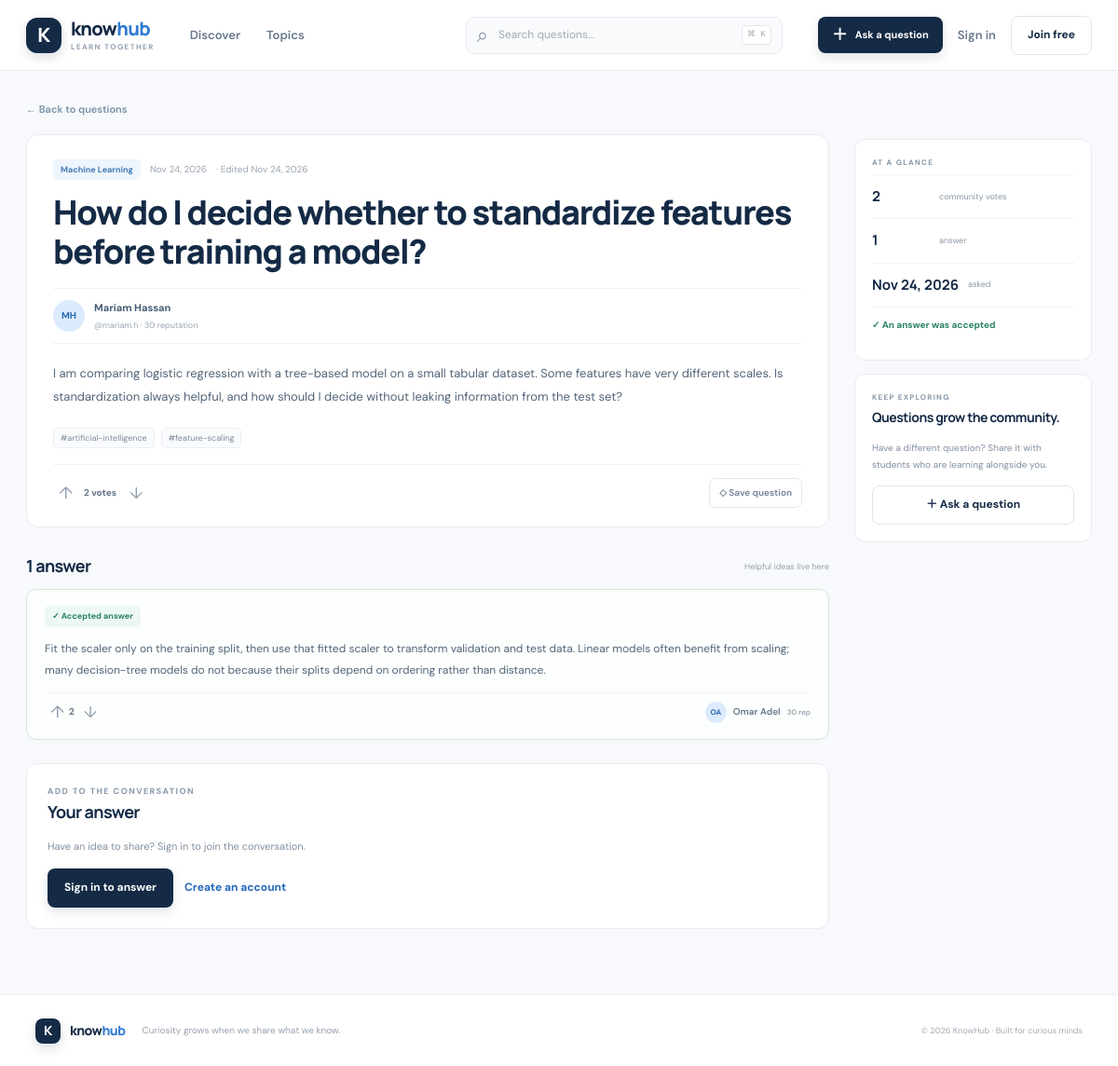
The page /index.php?page=question&id=1 on the database its author committed.
### tables this page shows
CREATE TABLE questions (
  id BIGINT UNSIGNED AUTO_INCREMENT PRIMARY KEY,
  user_id BIGINT UNSIGNED NOT NULL,
  category_id BIGINT UNSIGNED NOT NULL,
  title VARCHAR(180) NOT NULL,
  body TEXT NOT NULL,
  accepted_answer_id BIGINT UNSIGNED NULL,
  created_at TIMESTAMP NOT NULL DEFAULT CURRENT_TIMESTAMP,
  updated_at TIMESTAMP NOT NULL DEFAULT CURRENT_TIMESTAMP ON UPDATE CURRENT_TIMESTAMP,
  CONSTRAINT fk_questions_user FOREIGN KEY(user_id) REFERENCES users(id) ON DELETE CASCADE,
  CONSTRAINT fk_questions_category FOREIGN KEY(category_id) REFERENCES categories(id) ON DELETE RESTRICT,
  INDEX idx_questions_feed (created_at, id),
  INDEX idx_questions_category (category_id, created_at),
  FULLTEXT INDEX ft_questions (title, body)
);

CREATE TABLE categories (
  id BIGINT UNSIGNED AUTO_INCREMENT PRIMARY KEY,
  name VARCHAR(80) NOT NULL UNIQUE,
  slug VARCHAR(100) NOT NULL UNIQUE,
  description VARCHAR(240) NOT NULL,
  created_at TIMESTAMP NOT NULL DEFAULT CURRENT_TIMESTAMP
);

CREATE TABLE users (
  id BIGINT UNSIGNED AUTO_INCREMENT PRIMARY KEY,
  full_name VARCHAR(100) NOT NULL,
  username VARCHAR(30) NOT NULL UNIQUE,
  email VARCHAR(190) NOT NULL UNIQUE,
  password_hash VARCHAR(255) NOT NULL,
  bio VARCHAR(500) NOT NULL DEFAULT '',
  created_at TIMESTAMP NOT NULL DEFAULT CURRENT_TIMESTAMP,
  updated_at TIMESTAMP NOT NULL DEFAULT CURRENT_TIMESTAMP ON UPDATE CURRENT_TIMESTAMP,
  INDEX idx_users_name (full_name)
);

CREATE TABLE tags (
  id BIGINT UNSIGNED AUTO_INCREMENT PRIMARY KEY,
  name VARCHAR(30) NOT NULL UNIQUE,
  slug VARCHAR(50) NOT NULL UNIQUE
);

CREATE TABLE answers (
  id BIGINT UNSIGNED AUTO_INCREMENT PRIMARY KEY,
  question_id BIGINT UNSIGNED NOT NULL,
  user_id BIGINT UNSIGNED NOT NULL,
  body TEXT NOT NULL,
  created_at TIMESTAMP NOT NULL DEFAULT CURRENT_TIMESTAMP,
  updated_at TIMESTAMP NOT NULL DEFAULT CURRENT_TIMESTAMP ON UPDATE CURRENT_TIMESTAMP,
  CONSTRAINT fk_answers_question FOREIGN KEY(question_id) REFERENCES questions(id) ON DELETE CASCADE,
  CONSTRAINT fk_answers_user FOREIGN KEY(user_id) REFERENCES users(id) ON DELETE CASCADE,
  INDEX idx_answers_question (question_id, created_at),
  INDEX idx_answers_user (user_id, created_at)
);

### includes/functions.php (called while the page is built, shortened)
<?php
function e(?string $value): string { return htmlspecialchars($value ?? '', ENT_QUOTES | ENT_SUBSTITUTE, 'UTF-8'); }
function url(string $page = 'home', array $params = []): string { return 'index.php?' . http_build_query(['page' => $page] + $params); }
function current_user(): ?array { return $_SESSION['user'] ?? null; }
function initials(string $name): string { $parts = preg_split('/\s+/', trim($name)) ?: []; return strtoupper(mb_substr($parts[0] ?? 'K',0,1) . (count($parts)>1 ? mb_substr(end($parts),0,1) : '')); }
function nice_date(string $date): string { return date('M j, Y', strtotime($date)); }
function reputation_for(int $userId): int {
    $q = db()->prepare('SELECT COALESCE(SUM(CASE WHEN v.vote_value=1 THEN 10 ELSE -2 END),0) AS score FROM question_votes v JOIN questions q ON q.id=v.question_id WHERE q.user_id=?');
    $q->execute([$userId]); $questions = (int)$q->fetchColumn();
    $a = db()->prepare('SELECT COALESCE(SUM(CASE WHEN v.vote_value=1 THEN 10 ELSE -2 END),0) AS score FROM answer_votes v JOIN answers a ON a.id=v.answer_id WHERE a.user_id=?');
    $a->execute([$userId]); return $questions + (int)$a->fetchColumn();
}
function question_tags(int $id): array { $s=db()->prepare('SELECT t.name,t.slug FROM tags t JOIN question_tags qt ON qt.tag_id=t.id WHERE qt.question_id=? ORDER BY t.name'); $s->execute([$id]); return $s->fetchAll(); }

### config/database.php (called while the page is built, shortened)
<?php
function db(): PDO
{
    static $pdo;
    if ($pdo instanceof PDO) return $pdo;
    $config = require __DIR__ . '/config.php';
    $dsn = sprintf('mysql:host=%s;dbname=%s;charset=%s', $config['db_host'], $config['db_name'], $config['db_charset']);
    $pdo = new PDO($dsn, $config['db_user'], $config['db_pass'], [
        PDO::ATTR_ERRMODE => PDO::ERRMODE_EXCEPTION,
        PDO::ATTR_DEFAULT_FETCH_MODE => PDO::FETCH_ASSOC,
        PDO::ATTR_EMULATE_PREPARES => false,
    ]);
    return $pdo;
}

### pages/question.php (the view, shortened to what this page needs)
<?php if(empty($question)): ?><section class="empty-state"><span class="empty-icon">?</span><h1>Question not found</h1><p>This question may have been deleted or the link may be incorrect.</p><a class="button button-primary" href="<?= e(url()) ?>">Back to the feed</a></section><?php else: $editing=(isset($_GET['edit']) && current_user() && (int)current_user()['id']===(int)$question['user_id']); ?><div class="detail-layout"><article class="detail-main"><a class="back-link" href="<?= e(url()) ?>">← Back to questions</a><?php if($editing): ?><section class="form-page inline-edit"><p class="eyebrow">YOUR QUESTION</p><h1>Edit question</h1><form class="surface-form" method="post"><?= csrf_field() ?><input type="hidden" name="action" value="question_update"><input type="hidden" name="id" value="<?= (int)$question['id'] ?>"><label>Question title</label><input name="title" maxlength="180" minlength="12" required value="<?= e($question['title']) ?>"><label>Details</label><textarea name="body" rows="9" minlength="20" required><?= e($question['body']) ?></textarea><label>Topic</label><select name="category_id" required><?php foreach($categories as $c): ?><option value="<?= (int)$c['id'] ?>" <?= (int)$c['id']===(int)$question['category_id']?'selected':'' ?>><?= e($c['name']) ?></option><?php endforeach; ?></select><label>Tags</label><input name="tags" value="<?= e(implode(', ',array_column($tags,'name'))) ?>"><div class="form-actions"><a class="text-link" href="<?= e(url('question',['id'=>$question['id']])) ?>">Cancel</a><button class="button button-primary">Save changes</button></div></form></section><?php else: ?>
<article class="question-detail"><div class="detail-meta"><a class="category-pill" href="<?= e(url('category',['slug'=>$question['category_slug']])) ?>"><?= e($question['category_name']) ?></a><span><?= e(nice_date($question['created_at'])) ?></span><?php if($question['updated_at']!==$question['created_at']): ?><span>· Edited <?= e(nice_date($question['updated_at'])) ?></span><?php endif; ?></div><h1><?= e($question['title']) ?></h1><div class="detail-author"><a class="author-mini" href="<?= e(url('profile',['username'=>$question['username']])) ?>"><span class="avatar"><?= e(initials($question['full_name'])) ?></span><span><b><?= e($question['full_name']) ?></b><small>@<?= e($question['username']) ?> · <?= reputation_for((int)$question['user_id']) ?> reputation</small></span></a><?php if(current_user() && (int)current_user()['id']===(int)$question['user_id']): ?><div class="owner-actions"><a class="text-link" href="<?= e(url('question',['id'=>$question['id'],'edit'=>1])) ?>">Edit</a><form method="post" data-confirm="Delete this question and all its answers?"><?= csrf_field() ?><input type="hidden" name="action" value="question_delete"><input type="hidden" name="id" value="<?= (int)$question['id'] ?>"><button class="text-link danger-link">Delete</button></form></div><?php endif; ?></div><div class="detail-body"><?= nl2br(e($question['body'])) ?></div><?php if($tags): ?><div class="tag-row detail-tags"><?php foreach($tags as $tag): ?><span class="tag">#<?= e($tag['name']) ?></span><?php endforeach; ?></div><?php endif; ?><div class="detail-actions"><div class="vote-inline"><form method="post"><?= csrf_field() ?><input type="hidden" name="action" value="vote"><input type="hidden" name="kind" value="question"><input type="hidden" name="id" value="<?= (int)$question['id'] ?>"><input type="hidden" name="question_id" value="<?= (int)$question['id'] ?>"><button class="vote-button <?= (int)$question['my_vote']===1?'voted':'' ?>" name="value" value="1" aria-label="Upvote question">↑</button></form><b><?= (int)$question['vote_score'] ?> votes</b><form method="post"><?= csrf_field() ?><input type="hidden" name="action" value="vote"><input type="hidden" name="kind" value="question"><input type="hidden" name="id" value="<?= (int)$question['id'] ?>"><input type="hidden" name="question_id" value="<?= (int)$question['id'] ?>"><button class="vote-button down <?= (int)$question['my_vote']===-1?'voted':'' ?>" name="value" value="-1" aria-label="Downvote question">↓</button></form></div><?php if(current_user()): ?><form method="post"><?= csrf_field() ?><input type="hidden" name="action" value="bookmark"><input type="hidden" name="question_id" value="<?= (int)$question['id'] ?>"><button class="save-button <?= $isBookmarked?'saved':'' ?>"><?= $isBookmarked?'◆ Saved':'◇ Save question' ?></button></form><?php else: ?><a class="save-button" href="<?= e(url('login')) ?>">◇ Save question</a><?php endif; ?></div></article>
<section class="answers-section"><div class="section-heading"><h2><?= count($answers) ?> <?= count($answers)===1?'answer':'answers' ?></h2><span>Helpful ideas live here</span></div><?php if($answers): foreach($answers as $answer): $answerEditing=isset($_GET['edit_answer'])&&(int)$_GET['edit_answer']===(int)$answer['id']&&current_user()&&(int)current_user()['id']===(int)$answer['user_id']; ?><article class="answer-card <?= (int)$question['accepted_answer_id']===(int)$answer['id']?'accepted':'' ?>"><div class="answer-topline"><?php if((int)$question['accepted_answer_id']===(int)$answer['id']): ?><span class="accepted-badge">✓ Accepted answer</span><?php else: ?><span class="answer-label">COMMUNITY ANSWER</span><?php endif; ?><?php if(current_user()&&(int)current_user()['id']===(int)$answer['user_id']): ?><?= e(url('question',['id'=>$question['id'],'edit_answer'=>$answer['id']])) ?><?= csrf_field() ?><?= (int)$answer['id'] ?><?= (int)$question['id'] ?><?php endif; ?></div><?php if($answerEditing): ?><?= csrf_field() ?><?= (int)$answer['id'] ?><?= (int)$question['id'] ?><?= e($answer['body']) ?><?php else: ?><div class="answer-body"><?= nl2br(e($answer['body'])) ?></div><?php endif; ?><div class="answer-footer"><div class="vote-inline compact"><form method="post"><?= csrf_field() ?><?= (int)$answer['id'] ?><?= (int)$question['id'] ?><button class="vote-button <?= (int)$answer['my_vote']===1?'voted':'' ?>" name="value" value="1" aria-label="Upvote answer">↑</button></form><b><?= (int)$answer['vote_score'] ?></b><form method="post"><?= csrf_field() ?><?= (int)$answer['id'] ?><?= (int)$question['id'] ?><button class="vote-button down <?= (int)$answer['my_vote']===-1?'voted':'' ?>" name="value" value="-1" aria-label="Downvote answer">↓</button></form></div><a class="author-mini" href="<?= e(url('profile',['username'=>$answer['username']])) ?>"><span class="avatar avatar-sm"><?= e(initials($answer['full_name'])) ?></span><span><?= e($answer['full_name']) ?></span><small><?= reputation_for((int)$answer['user_id']) ?> rep</small></a><?php if(current_user()&&(int)current_user()['id']===(int)$question['user_id']): ?><?= csrf_field() ?><?= (int)$question['id'] ?><?= (int)$answer['id'] ?><?= (int)$question['accepted_answer_id']===(int)$answer['id']?'Remove accepted':'✓ Accept answer' ?><?php endif; ?></div></article><?php endforeach; else: ?><div class="empty-answer"><span>✦</span><h3>No answers yet</h3><p>Share a helpful explanation and be the first to answer.</p></div><?php endif; ?></section>
<section class="answer-composer"><p class="eyebrow">ADD TO THE CONVERSATION</p><h2>Your answer</h2><?php if(current_user()): ?><form method="post" class="surface-form"><?= csrf_field() ?><input type="hidden" name="action" value="answer_create"><input type="hidden" name="question_id" value="<?= (int)$question['id'] ?>"><textarea name="body" rows="7" minlength="10" maxlength="12000" required placeholder="Share your explanation, experience, or a useful resource…"></textarea><div class="form-actions"><small>Be kind, clear, and constructive.</small><button class="button button-primary">Post answer <span>↗</span></button></div></form><?php else: ?><div class="sign-in-prompt"><p>Have an idea to share? Sign in to join the conversation.</p><a class="button button-primary" href="<?= e(url('login')) ?>">Sign in to answer</a><a class="text-link" href="<?= e(url('register')) ?>">Create an account</a></div><?php endif; ?></section><?php endif; ?></article>
<aside class="detail-sidebar"><div class="side-card question-stats"><p class="eyebrow">AT A GLANCE</p><div><strong><?= (int)$question['vote_score'] ?></strong><span>community votes</span></div><div><strong><?= count($answers) ?></strong><span><?= count($answers)===1?'answer':'answers' ?></span></div><div><strong><?= e(nice_date($question['created_at'])) ?></strong><span>asked</span></div><?php if($question['accepted_answer_id']): ?><div class="stat-accepted">✓ An answer was accepted</div><?php endif; ?></div><div class="side-card"><p class="eyebrow">KEEP EXPLORING</p><h3>Questions grow the community.</h3><p>Have a different question? Share it with students who are learning alongside you.</p><a class="button button-outline full-width" href="<?= e(url('ask')) ?>">＋ Ask a question</a></div></aside></div><?php endif; ?>

### rows shown on the page
questions: category.name "Machine Learning", created_at "Nov 24, 2026", updated_at "Nov 24, 2026", title "How do I decide whether to standardize features before training a model?", user.full_name "MH", user.full_name "Mariam Hassan", user.username "mariam.h", body "I am comparing logistic regression with a tree-based model on a small tabular dataset. Some features have very different scales. Is standardization always helpful, and how should I decide without leaking information from the test set?"
tags: name "artificial-intelligence"
tags: name "feature-scaling"
answers: shows "✓ Accepted answer", body "Fit the scaler only on the training split, then use that fitted scaler to transform validation and test data. Linear models often benefit from scaling; many decision-tree models do not because their splits depend on ordering rather than distance.", vote_score "2", user.full_name "OA", user.full_name "Omar Adel", user_id "30"

### other values the page prints
reputation_for((int)$question['user_id']) "30"
$question['vote_score'] "2"
count($answers) "1"
